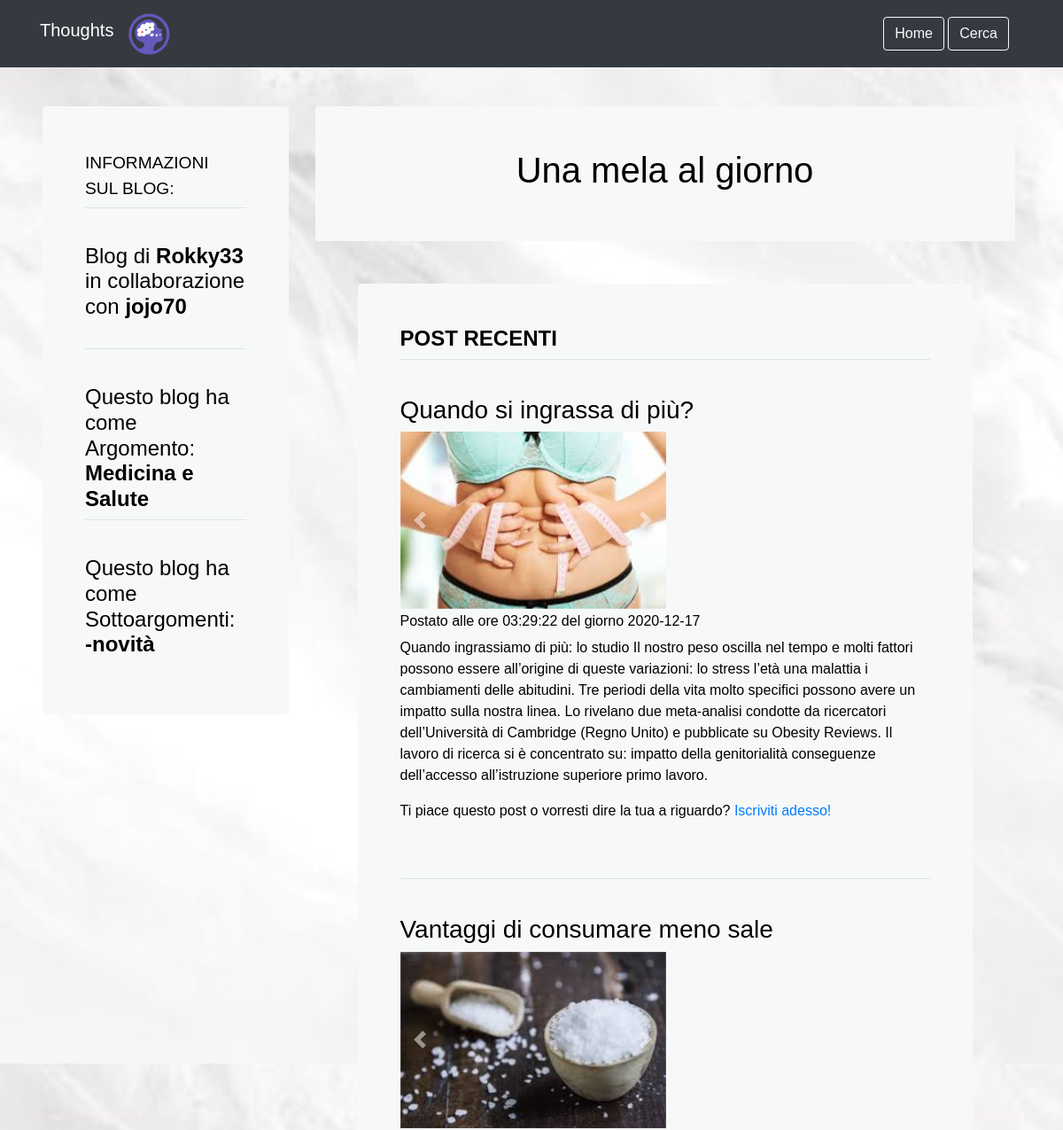
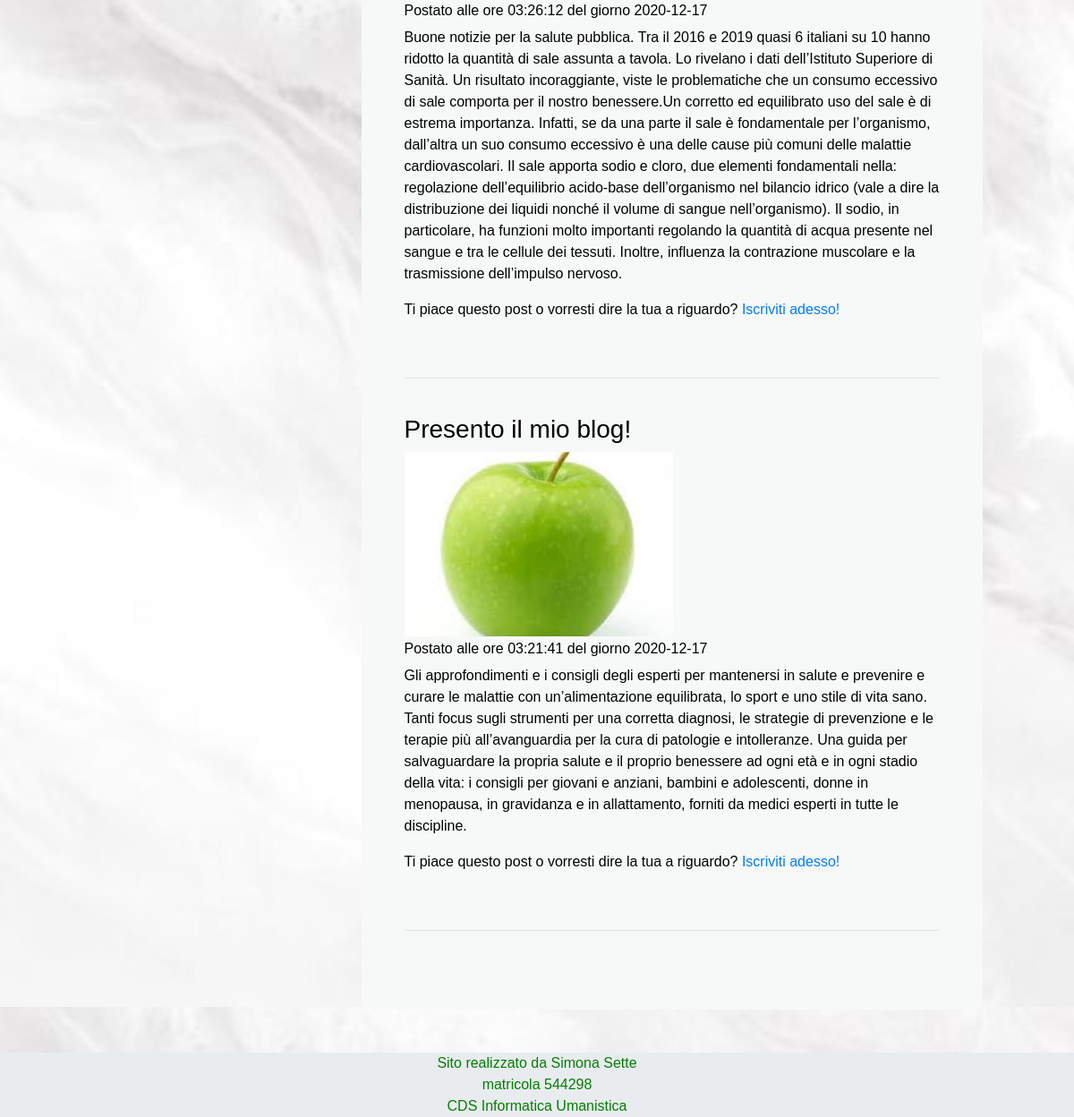
Page /ChosenBlog.php?idB=69 on the committed database (2 pictures, top to bottom).
### tables this page shows
CREATE TABLE `registrato` (
  `IdU` int(11) NOT NULL,
  `Nome` varchar(30) NOT NULL,
  `Cognome` varchar(20) NOT NULL,
  `Eta` int(11) NOT NULL,
  `Email` varchar(30) NOT NULL,
  `Password` varchar(255) NOT NULL,
  `Sesso` tinyint(1) NOT NULL,
  `Tel` varchar(10) NOT NULL,
  `DocuIde` varchar(20) NOT NULL,
  `Nickn` varchar(10) NOT NULL
);

CREATE TABLE `tema` (
  `IdT` int(11) NOT NULL,
  `Argomento` varchar(100) NOT NULL
);

CREATE TABLE `argblog` (
  `IdT` int(11) NOT NULL,
  `IdSt` int(11) DEFAULT NULL,
  `IdB` int(11) NOT NULL
);

CREATE TABLE `sottotema` (
  `IdSt` int(11) NOT NULL,
  `sottoargomento` varchar(50) NOT NULL,
  `IdTema` int(11) NOT NULL
);

CREATE TABLE `blog` (
  `IdB` int(11) NOT NULL,
  `Titolo` varchar(100) NOT NULL,
  `IdU` int(11) NOT NULL,
  `IdSf` int(11) NOT NULL,
  `IdFo` int(11) NOT NULL,
  `IdUcollab` int(11) DEFAULT NULL,
  `Ereditato` varchar(2) DEFAULT NULL
);

CREATE TABLE `post` (
  `IdP` int(11) NOT NULL,
  `TitoloP` varchar(50) NOT NULL,
  `TestoP` varchar(2000) NOT NULL,
  `DataP` date NOT NULL,
  `OraP` time NOT NULL,
  `IdB` int(11) NOT NULL
);

CREATE TABLE `img` (
  `IdI` int(11) NOT NULL,
  `File_Img` varchar(500) NOT NULL,
  `Idp` int(11) NOT NULL
);

### Page.php (called while the page is built, shortened)
<?php
include 'views/header.php';
include "$body";
include 'views/footer.php';

### views/ChosenBlogView.php (the view, shortened to what this page needs)
<?php
global $conn;
$IdB = $_GET["idB"];
$take_idb = $conn->query("SELECT IdB FROM blog WHERE IdB=$IdB ");
$idbexist = $take_idb-> num_rows;
if ($idbexist!=0){
    $take_blog = $conn->prepare("SELECT * FROM blog WHERE IdB= ?");
    $take_blog->bind_param('i',$IdB);
    $take_blog->execute();
    $result_blog = $take_blog->get_result();
    $blog = $result_blog->fetch_assoc();
    $own = $conn->prepare("SELECT Nickn FROM registrato WHERE IdU= ?");
    $own->bind_param('i',$blog['IdU']);
    $own->execute();
    $result_own = $own->get_result();
    $own = $result_own->fetch_assoc();
    $take_Nickcoll = $conn->prepare("SELECT Nickn FROM `registrato` WHERE IdU=?");
    $take_Nickcoll->bind_param('i',$blog['IdUcollab']);
    $take_Nickcoll->execute();
    $result_coll = $take_Nickcoll->get_result();
    $nickcol = $result_coll->fetch_assoc();
    $take_idarg = $conn->prepare("SELECT IdT FROM argblog WHERE IdB= ?");
    $take_idarg->bind_param('i',$IdB);
    $take_idarg->execute();
    $result_idarg = $take_idarg->get_result();
    $IdT = $result_idarg->fetch_assoc();
    $take_arg = $conn->prepare("SELECT  `Argomento` FROM `tema` WHERE IdT=?");
    $take_arg->bind_param('i',$IdT['IdT']);
    $take_arg->execute();
    $result_arg = $take_arg->get_result();
    $Arg = $result_arg->fetch_assoc();
    $take_idsott = $conn->prepare("SELECT IdSt FROM argblog WHERE IdB= ?");
    $take_idsott->bind_param('i',$IdB);
    $take_idsott->execute();
    $result_idsott = $take_idsott->get_result();
    $take_nick = $conn->prepare("SELECT Nickn FROM registrato, blog WHERE ?=registrato.IdU");
    $take_nick->bind_param('i', $blog['IdUcollab']);
    $take_nick->execute();
    $result_nick = $take_nick->get_result();
    $take_posts = $conn->prepare("SELECT * FROM `post` WHERE IdB=? ORDER BY DataP DESC, OraP DESC");
    $take_posts->bind_param('i',$IdB);
    $take_posts->execute();
    $result_post = $take_posts->get_result();
    $countpost = $result_post-> num_rows;
}
else header("location: index.php");
?>
<body class="main-color generic_font">
  <div id="page-container">
    <div id="content-wrap">
      <header class="pb-5">
        <nav class="navbar navbar-expand-sm bg-dark navbar-dark fixed-top">
          <div class="container d-flex justify-content-between">
            <h1 class="navbar-brand">Thoughts</h1>
            <a class="navbar-brand">
              <img src="immagini/logo.png" class="rounded-circle" alt="Logo" style="width:50px;">
            </a>
            <ul class="navbar-nav ml-auto">
              <li class="nav-item">
                <?php
                if(isset($_SESSION['OK']) && !empty($_SESSION['OK'] )){
                ?>
                  <button type="button" class="btn btn-outline-light  mr-3" onClick="window.location = 'Profile.php'">Torna al Profilo</a></button>
                  <button type="button" class="btn btn-outline-light  mr-3" onClick="window.location = 'Home.php'">Home</a></button>
                  <button type="button" class="btn btn-outline-light  mr-3" onClick="window.location = 'Cerca.php'">Cerca</a></button>
                  <button type="button" class="btn btn-outline-light" onClick="window.location = 'logout.php'">Logout</a></button>
                <?php
                }
                else {
                ?>
                  <button type="button" class="btn btn-outline-light" onClick="window.location = 'Home.php'">Home</a></button>
                  <button type="button" class="btn btn-outline-light  mr-3" onClick="window.location = 'Cerca.php'">Cerca</a></button>
                <?php
                }
                ?>
              </li>
            </ul>
          </div>
        </nav>
      </header>
      <div class="row content mt-5">
        <div class="col-sm-3 ml-5 mt-4 sidenav ">
          <div class="pt-8 p-5 bg font-color rounded box-shadow">
            <h4><small>INFORMAZIONI SUL BLOG:</small></h4>
            <p class="media-body border-bottom border-gray"></p></br>
            <h4 class="title-color"> Blog di <b><?php echo $own['Nickn']?></b>
              <?php
              if($blog['IdUcollab']!=null){
              ?>
                in collaborazione con <b><?php echo $nickcol['Nickn']?></b>
                <?php
              }
              ?>
            </h4></br>
            <p class="media-body border-bottom border-gray"></p></br>
            <h4>Questo blog ha come Argomento:</br><b><?php echo $Arg['Argomento']?></b></h4>
            <p class="media-body border-bottom border-gray"></p></br>
            <h4>Questo blog ha come Sottoargomenti:</br><p><b>
              <?php
              while ($row = $result_idsott->fetch_assoc()) {
                $IdSt = $row;
                if ($IdSt['IdSt']!=null){
                    $take_sottarg = $conn->prepare("SELECT  `sottoargomento` FROM `sottotema` WHERE `IdSt`=?");
                    $take_sottarg->bind_param('i',$IdSt['IdSt']);
                    $take_sottarg->execute();
                    $result_sottarg = $take_sottarg->get_result();
                    $sottarg = $result_sottarg->fetch_assoc();
                    echo "-".$sottarg['sottoargomento'];
                }
                else{
                ?>
                  Questo blog non ha sottoargomenti
                  <?php
                }
              }
              ?>
            </b></p></h4>
          </div></br>
        </div>
        <div class="col-sm-8">
          <div class="pt-8 p-5 mt-4 mb-5 bg font-color rounded box-shadow">
            <h1 class="text-center"><?php echo $blog['Titolo']?></h1>
          </div>
          <div class="pt-8 p-5 mt-5 ml-5 mr-5 bg font-color rounded box-shadow">
            <h4><b>POST RECENTI</b></h4>
              <p class="media-body border-bottom border-gray"></p></br>
              <?php
              if ($countpost==0){
              ?>
                <p>Questo blog non contiene ancora nessun post.</p>
              <?php
              }
              else{
                while ($row = $result_post->fetch_assoc()){
                  $Post = $row;
                    ?>
                  <h3><?php echo $Post['TitoloP']?></h3>
                  <div id="carouselExampleIndicators" class="carousel slide" data-ride="carousel" style="width:300px;">
                    <div class="carousel-inner">
                    <?php
                      $take_img = $conn->query("SELECT `File_Img` FROM `img` WHERE `Idp`=".$Post['IdP']);
                      $cont = 0;
                      while ($Img = $take_img->fetch_assoc()) {
                        $active = $cont == 0 ? "active" : "";
                        $cont++;
                        ?>
                        <div class="carousel-item <?php echo $active ?>">
                          <img class="d-block w-100" src="<?php echo $Img["File_Img"] ?>" alt="First slide">
                        </div>
                        <?php
                      }
                      ?>
                    </div>
                    <a class="carousel-control-prev" href="#carouselExampleIndicators" role="button" data-slide="prev">
                      <span class="carousel-control-prev-icon" aria-hidden="true"></span>
                    </a>
                    <a class="carousel-control-next" href="#carouselExampleIndicators" role="button" data-slide="next">
                      <span class="carousel-control-next-icon" aria-hidden="true"></span>
                    </a>
                  </div>
                  <h5><span class="glyphicon glyphicon-time"></span><small>Postato alle ore <?php echo $Post['OraP']?> del giorno <?php echo $Post['DataP']?></small></h5>
                  <p><?php echo $Post['TestoP']?></p>
                  <?php
                    if(isset($_SESSION['OK']) && !empty($_SESSION['OK'])){
                        $IdPs=$Post["IdP"];
                        $take_like= $conn->query("SELECT * FROM apprezza WHERE IdU=$IdUsess AND IdP=$IdPs");
                        $existlike = $take_like-> num_rows;
                        if ($existlike==0){
                          ?>
                          <img class="like" alt="like" src="immagini/notlike.png" style="width:40px;cursor:pointer;" value="<?php echo $Post["IdP"] ?>"/>
                          <img class="dislike" hidden alt="dislike" src="immagini/like.png" style="width:40px;cursor:pointer;" value="<?php echo $Post["IdP"] ?>"/>
                          <?php
                        }
                        else {
                          ?>
                          <img class="dislike" alt="dislike" src="immagini/like.png" style="width:40px;cursor:pointer;" value="<?php echo $Post["IdP"] ?>"/>
                          <img class="like" hidden alt="like" src="immagini/notlike.png" style="width:40px;cursor:pointer;" value="<?php echo $Post["IdP"] ?>"/>
                          <?php
                        }
                        ?>
                        <form class="makecomment" value="<?php echo $Post['IdP']?>" method="post" action="ChosenBlog.php">
                          <h5>Lascia un Commento:</h5>
                          <div class="form-group">
                            <textarea class="CommentoInser" class="form-control" rows="3" placeholder="inserisci commento"></textarea>
                          </div>
                          <button type="submit" class="btn btn-success">Commenta</button>
                        </form></br>
                        <?php
                    }
                    else{
                    ?>
                      <p>Ti piace questo post o vorresti dire la tua a riguardo? <a href="SignUp.php">Iscriviti adesso!</a></p>
                    <?php
                    }
                  ?>
                  <p class="media-body mt-5 border-bottom border-gray"></p></br>
                  <?php
                }
              }
              ?>
          </div>
        </div>
      </div>

### ChosenBlog.php (shortened to what this page needs)
<?php
if(!isset($_POST["function"]))
{
	index();
}
function index(){
	$body = "views/ChosenBlogView.php";
	include ("Page.php");
}

### views/header.php (shortened to what this page needs)
<!DOCTYPE html>
<html lang="it">
<head>
	<link rel="stylesheet" href="asset/bootstrap-4.5.3-dist/css/bootstrap.min.css">
  <link rel="stylesheet" href="asset/bootstrap-select-1.13.14/css/bootstrap-select.min.css">
  <link rel="stylesheet" href="asset/css/generic.css">
	<?php
      global $conn;
      if(isset($_SESSION["page"]) && $_SESSION["page"] == "ChosenBlog") {
            $IdB = $_GET["idB"];
            $take_IdSf = $conn->prepare("SELECT `IdSf` FROM `blog` WHERE IdB=?");
            $take_IdSf->bind_param('i', $IdB);
            $take_IdSf->execute();
            $result_IdSf= $take_IdSf->get_result();
            $colorsf = $result_IdSf->fetch_assoc();
            $color= $colorsf['IdSf'];
      		  switch ($color) {
          			case 4:
          				$file = "asset/css/SfBianco.css";
          				break;
            } ?>
            <link rel="stylesheet" href="<?php echo $file ?>">
            <?php
            $take_IdFo = $conn->prepare("SELECT `IdFo` FROM `blog` WHERE IdB=?");
            $take_IdFo->bind_param('i', $IdB);
            $take_IdFo->execute();
            $result_IdFo= $take_IdFo->get_result();
            $colorF = $result_IdFo->fetch_assoc();
            $fontcolor= $colorF['IdFo'];
            switch ($fontcolor) {
                case 3:
                      $fontfile = "asset/css/FNero.css";
                      break;
            }?>
            <link rel="stylesheet" href="<?php echo $fontfile ?>">
  <?php
  }
  ?>
</head>

### views/footer.php (shortened to what this page needs)
	</div>
	<footer id="footer">
	  <p class="made_by mt-5">Sito realizzato da Simona Sette</br>matricola 544298</br>CDS Informatica Umanistica</br></p>
	</footer>
  </div>
</body>
</html>

### asset/css/generic.css (style rules this page uses)
.generic_font { font-family: 'Trebuchet MS', sans-serif; }
.made_by { text-align: center; background-color: #e9ecef; color: green; }
#page-container { position: relative; min-height: 100vh; }
#content-wrap { padding-bottom: 2.5rem; }
#footer { position: absolute; bottom: 0; width: 100%; height: 2.5rem; }

### asset/css/SfBianco.css (style rules this page uses)
.main-color { background-image: url("../../immagini/sfondi/Bianco.jpg"); }

### asset/css/FNero.css (style rules this page uses)
.font-color { color: black; }
.bg { background: #F7F9F9; }

### rows in the picture
registrato: Nickn "Rokky33"
registrato: Nickn "jojo70"
tema: Argomento "Medicina e Salute"
argblog: IdSt.sottoargomento "novità"
blog: Titolo "Una mela al giorno"
post: TitoloP "Quando si ingrassa di più?", OraP "03:29:22", DataP "2020-12-17", TestoP "Quando ingrassiamo di più: lo studio Il nostro peso oscilla nel tempo e molti fattori possono essere all’origine di queste variazioni: lo stress l’età una malattia i cambiamenti delle abitudini. Tre periodi della vita molto specifici possono avere un impatto sulla nostra linea. Lo rivelano due meta-analisi condotte da ricercatori dell’Università di Cambridge (Regno Unito) e pubblicate su Obesity Reviews. Il lavoro di ricerca si è concentrato su: impatto della genitorialità conseguenze dell’accesso all’istruzione superiore primo lavoro."
img: File_Img (picture)
post: TitoloP "Vantaggi di consumare meno sale", OraP "03:26:12", DataP "2020-12-17", TestoP "Buone notizie per la salute pubblica. Tra il 2016 e 2019 quasi 6 italiani su 10 hanno ridotto la quantità di sale assunta a tavola. Lo rivelano i dati dell’Istituto Superiore di Sanità. Un risultato incoraggiante, viste le problematiche che un consumo eccessivo di sale comporta per il nostro benessere.Un corretto ed equilibrato uso del sale è di estrema importanza. Infatti, se da una parte il sale è fondamentale per l’organismo, dall’altra un suo consumo eccessivo è una delle cause più comuni delle malattie cardiovascolari. Il sale apporta sodio e cloro, due elementi fondamentali nella: regolazione dell’equilibrio acido-base dell’organismo nel bilancio idrico (vale a dire la distribuzione…"
img: File_Img (picture)
post: TitoloP "Presento il mio blog!", OraP "03:21:41", DataP "2020-12-17", TestoP "Gli approfondimenti e i consigli degli esperti per mantenersi in salute e prevenire e curare le malattie con un’alimentazione equilibrata, lo sport e uno stile di vita sano. Tanti focus sugli strumenti per una corretta diagnosi, le strategie di prevenzione e le terapie più all’avanguardia per la cura di patologie e intolleranze. Una guida per salvaguardare la propria salute e il proprio benessere ad ogni età e in ogni stadio della vita: i consigli per giovani e anziani, bambini e adolescenti, donne in menopausa, in gravidanza e in allattamento, forniti da medici esperti in tutte le discipline."
img: File_Img (picture)
